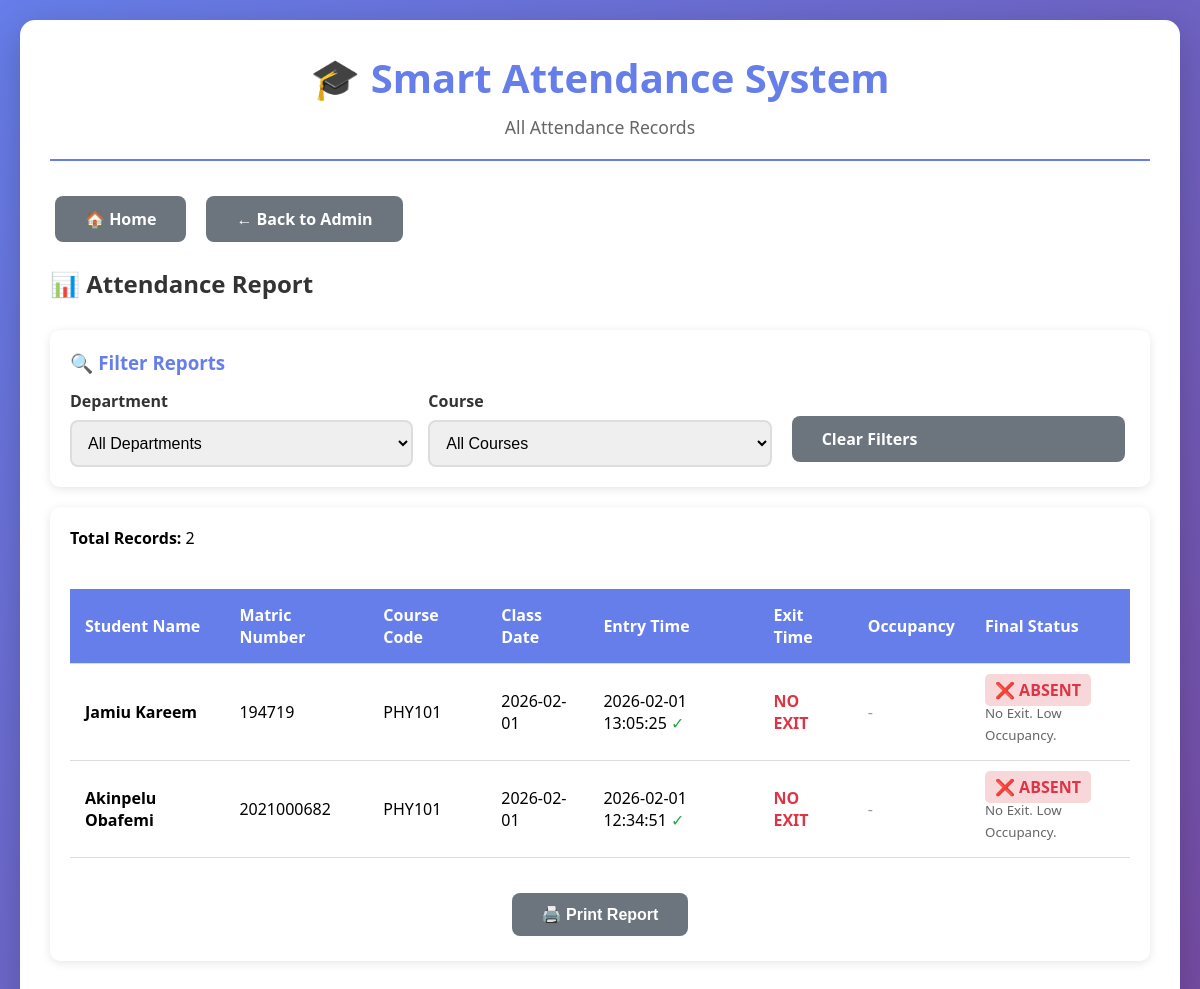
/attendance_report, run on the app's committed database.
### tables this page shows
CREATE TABLE attendance (
        id INTEGER PRIMARY KEY AUTOINCREMENT,
        student_id INTEGER NOT NULL,
        class_session_id INTEGER NOT NULL,
        entry_time TEXT,
        exit_time TEXT,
        entry_valid INTEGER DEFAULT 0,
        exit_valid INTEGER DEFAULT 0,
        occupancy_valid INTEGER DEFAULT 0,
        occupancy_percentage REAL DEFAULT 0.0,
        presence_pings TEXT,
        qr_verified INTEGER DEFAULT 0,
        face_verified INTEGER DEFAULT 0,
        fingerprint_verified INTEGER DEFAULT 0,
        created_at TEXT DEFAULT CURRENT_TIMESTAMP, geofence_ok INTEGER DEFAULT 1, geofence_violations INTEGER DEFAULT 0, attendance_score REAL DEFAULT 0.0,
        UNIQUE(student_id, class_session_id),
        FOREIGN KEY (student_id) REFERENCES students(id) ON DELETE CASCADE,
        FOREIGN KEY (class_session_id) REFERENCES class_sessions(id) ON DELETE CASCADE
    );

CREATE TABLE students (
        id INTEGER PRIMARY KEY AUTOINCREMENT,
        name TEXT NOT NULL,
        matric TEXT UNIQUE NOT NULL,
        password TEXT NOT NULL,
        department_id INTEGER NOT NULL,
        level TEXT NOT NULL,
        face_image TEXT,
        face_encoding TEXT,
        created_at TEXT DEFAULT CURRENT_TIMESTAMP, device_id TEXT,
        FOREIGN KEY (department_id) REFERENCES departments(id) ON DELETE CASCADE
    );

CREATE TABLE courses (
        id INTEGER PRIMARY KEY AUTOINCREMENT,
        course_code TEXT UNIQUE NOT NULL,
        course_title TEXT NOT NULL,
        department_id INTEGER NOT NULL,
        created_at TEXT DEFAULT CURRENT_TIMESTAMP,
        FOREIGN KEY (department_id) REFERENCES departments(id) ON DELETE CASCADE
    );

CREATE TABLE class_sessions (
        id INTEGER PRIMARY KEY AUTOINCREMENT,
        course_id INTEGER NOT NULL,
        lecturer_id INTEGER NOT NULL,
        department_id INTEGER NOT NULL,
        start_time TEXT NOT NULL,
        duration_minutes INTEGER NOT NULL,
        verification_method TEXT CHECK (
            verification_method IN ('QR', 'QR_FINGERPRINT', 'QR_FACE')
        ) DEFAULT 'QR',
        status TEXT CHECK (
            status IN ('ENTRY','MONITORING','EXIT','CLOSED')
        ) DEFAULT 'ENTRY',
        created_at TEXT DEFAULT CURRENT_TIMESTAMP, latitude REAL, longitude REAL, geofence_radius REAL DEFAULT 100,
        FOREIGN KEY (course_id) REFERENCES courses(id) ON DELETE CASCADE,
        FOREIGN KEY (lecturer_id) REFERENCES lecturers(id) ON DELETE CASCADE,
        FOREIGN KEY (department_id) REFERENCES departments(id) ON DELETE CASCADE
    );

### app.py (the view)
@app.route("/attendance_report")
def attendance_report():
    dept_f   = request.args.get("department")
    course_f = request.args.get("course")
    conn     = get_connection()
    q = """SELECT s.name, s.matric, c.course_code, c.id as course_id,
               a.entry_time, a.exit_time, a.entry_valid, a.exit_valid,
               a.occupancy_valid, a.occupancy_percentage, a.attendance_score,
               cs.start_time, d.name as dept_name, d.id as dept_id
           FROM attendance a
           JOIN students s        ON s.id  = a.student_id
           JOIN class_sessions cs ON cs.id = a.class_session_id
           JOIN courses c         ON c.id  = cs.course_id
           JOIN departments d     ON d.id  = s.department_id
           WHERE 1=1"""
    params = []
    if dept_f:   q += " AND d.id=?";  params.append(dept_f)
    if course_f: q += " AND c.id=?";  params.append(course_f)
    q += " ORDER BY cs.start_time DESC, a.entry_time DESC"
    records     = conn.execute(q, params).fetchall()
    departments = conn.execute("SELECT id,name FROM departments ORDER BY name").fetchall()
    courses     = conn.execute("SELECT id,course_code,course_title FROM courses ORDER BY course_code").fetchall()
    conn.close()
    return render_template("attendance_report.html", records=records,
                           departments=departments, courses=courses,
                           selected_dept=dept_f, selected_course=course_f)

### database.py (called while the page is built)
def get_connection():
    conn = sqlite3.connect(Config.DB_NAME, timeout=10, check_same_thread=False)
    conn.row_factory = sqlite3.Row
    conn.execute("PRAGMA foreign_keys = ON")
    return conn

### templates/attendance_report.html (shortened to what this page needs)
{% extends "base.html" %}
{% block subtitle %}All Attendance Records{% endblock %}
{% block content %}
<div class="nav-links">
    <a href="/" class="btn btn-secondary">🏠 Home</a>
    {% if session.get('lecturer_id') %}
        <a href="/lecturer/dashboard" class="btn btn-secondary">← Back to Dashboard</a>
    {% elif session.get('student_id') %}
        <a href="/student/dashboard" class="btn btn-secondary">← Back to Dashboard</a>
    {% else %}
        <a href="/admin" class="btn btn-secondary">← Back to Admin</a>
    {% endif %}
</div>
<h2 style="color: #333; margin-bottom: 30px;">📊 Attendance Report</h2>
<div class="card" style="margin-bottom: 20px;">
    <h3>🔍 Filter Reports</h3>
    <form method="GET" action="/attendance_report">
        <div style="display: grid; grid-template-columns: repeat(auto-fit, minmax(200px, 1fr)); gap: 15px;">
            <div class="form-group" style="margin-bottom: 0;">
                <label for="department">Department</label>
                <select id="department" name="department" onchange="this.form.submit()">
                    <option value="">All Departments</option>
                </select>
            </div>
            <div class="form-group" style="margin-bottom: 0;">
                <label for="course">Course</label>
                <select id="course" name="course" onchange="this.form.submit()">
                    <option value="">All Courses</option>
                </select>
            </div>
            <div style="display: flex; align-items: flex-end;">
                <a href="/attendance_report" class="btn btn-secondary" style="width: 100%;">Clear Filters</a>
            </div>
        </div>
    </form>
</div>
<div class="card">
    {% if records %}
        <div style="margin-bottom: 20px;">
            <strong>Total Records:</strong> {{ records|length }}
        </div>
        <div style="overflow-x: auto;">
            <table>
                <thead>
                    <tr>
                        <th>Student Name</th>
                        <th>Matric Number</th>
                        <th>Course Code</th>
                        <th>Class Date</th>
                        <th>Entry Time</th>
                        <th>Exit Time</th>
                        <th>Occupancy</th>
                        <th>Final Status</th>
                    </tr>
                </thead>
                <tbody>
                    {% for record in records %}
                    <tr>
                        <td><strong>{{ record.name }}</strong></td>
                        <td>{{ record.matric }}</td>
                        <td>{{ record.course_code }}</td>
                        <td>{{ record.start_time.split(' ')[0] }}</td>
                        <td>
                            {% if record.entry_time %}
                                {{ record.entry_time }}
                                {% if record.entry_valid == 1 %}
                                    <span style="color: #28a745;">✓</span>
                                {% else %}
                                    <span style="color: #dc3545;" title="Late entry">⚠️</span>
                                {% endif %}
                            {% else %}
                                <span style="color: #999;">-</span>
                            {% endif %}
                        </td>
                        <td>
                            {% if record.exit_time %}
                                {{ record.exit_time }}
                                {% if record.exit_valid == 1 %}
                                    <span style="color: #28a745;">✓</span>
                                {% else %}
                                    <span style="color: #dc3545;" title="Early exit">⚠️</span>
                                {% endif %}
                            {% else %}
                                <span style="color: #dc3545; font-weight: bold;">NO EXIT</span>
                            {% endif %}
                        </td>
                        <td>
                            {% if record.occupancy_percentage %}
                                {{ "%.1f"|format(record.occupancy_percentage) }}%
                                {% if record.occupancy_valid == 1 %}
                                    <span style="color: #28a745;">✓</span>
                                {% else %}
                                    <span style="color: #dc3545;">✗</span>
                                {% endif %}
                            {% else %}
                                <span style="color: #999;">-</span>
                            {% endif %}
                        </td>
                        <td>
                            {% if record.entry_valid == 1 and record.exit_valid == 1 and record.occupancy_valid == 1 %}
                                <span style="color: #28a745; font-weight: bold; background: #d4edda; padding: 5px 10px; border-radius: 5px;">
                                    ✅ PRESENT
                                </span>
                            {% else %}
                                <span style="color: #dc3545; font-weight: bold; background: #f8d7da; padding: 5px 10px; border-radius: 5px;">
                                    ❌ ABSENT
                                </span>
                                <br><small style="color: #666;">
                                    {% if not record.exit_time %}No Exit. {% endif %}
                                    {% if record.occupancy_valid != 1 %}Low Occupancy. {% endif %}
                                </small>
                            {% endif %}
                        </td>
                    </tr>
                    {% endfor %}
                </tbody>
            </table>
        </div>
        <div style="margin-top: 30px; text-align: center;">
            <button onclick="window.print()" class="btn btn-secondary">🖨️ Print Report</button>
        </div>
    {% else %}
        <div style="text-align: center; padding: 60px; color: #666;">
            <div style="font-size: 4em; margin-bottom: 20px;">📋</div>
            <h3>No Attendance Records Yet</h3>
            <p>Attendance records will appear here once classes start and students mark attendance.</p>
        </div>
    {% endif %}
</div>
{% endblock %}

### templates/base.html (style rules this page uses)
* { margin: 0; padding: 0; box-sizing: border-box; }
body { font-family: 'Segoe UI', Tahoma, Geneva, Verdana, sans-serif; background: linear-gradient(135deg, #667eea 0%, #764ba2 100%); min-height: 100vh; padding: 20px; }
.btn { display: inline-block; padding: 12px 30px; background: #667eea; color: white; text-decoration: none; border-radius: 8px; border: none; cursor: pointer; font-size: 1em; font-weight: 600; transition: all 0.3s; margin: 5px; }
.btn-secondary { background: #6c757d; }
.form-group { margin-bottom: 20px; }
.form-group label { display: block; margin-bottom: 8px; color: #333; font-weight: 600; }
.form-group input, .form-group select, .form-group textarea { width: 100%; padding: 12px; border: 2px solid #ddd; border-radius: 8px; font-size: 1em; transition: border 0.3s; }
table { width: 100%; border-collapse: collapse; margin-top: 20px; }
table th, table td { padding: 15px; text-align: left; border-bottom: 1px solid #ddd; }
table th { background: #667eea; color: white; font-weight: 600; }
.card { background: white; border-radius: 10px; padding: 20px; margin-bottom: 20px; box-shadow: 0 2px 10px rgba(0,0,0,0.1); }
.card h3 { color: #667eea; margin-bottom: 15px; }
.nav-links { display: flex; gap: 10px; margin-bottom: 20px; flex-wrap: wrap; }

### data on the page
attendance: name "Jamiu Kareem", matric "194719", course_code "PHY101", start_time "2026-02-01", entry_time "2026-02-01 13:05:25", entry_valid "❌ ABSENT"
attendance: name "Akinpelu Obafemi", matric "2021000682", course_code "PHY101", start_time "2026-02-01", entry_time "2026-02-01 12:34:51", entry_valid "❌ ABSENT"

### other printed values
{{ records|length }} "2"
